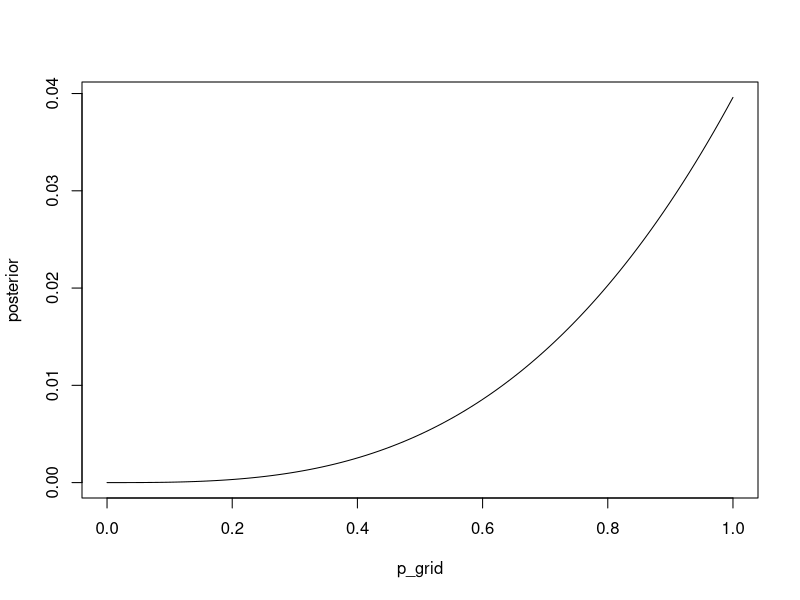

The R source for this figure:
p_grid <- seq(from=0, to=1, length.out=100)
#likelihood of 3 water in 3 tosses
likelihood <- dbinom (3, size = 3, prob = p_grid)
prior <- rep(1, 100) #uniform prior
posterior <- likelihood * prior
posterior <- posterior/ sum(posterior) #standardize
plot( posterior ~ p_grid , type="l" )

